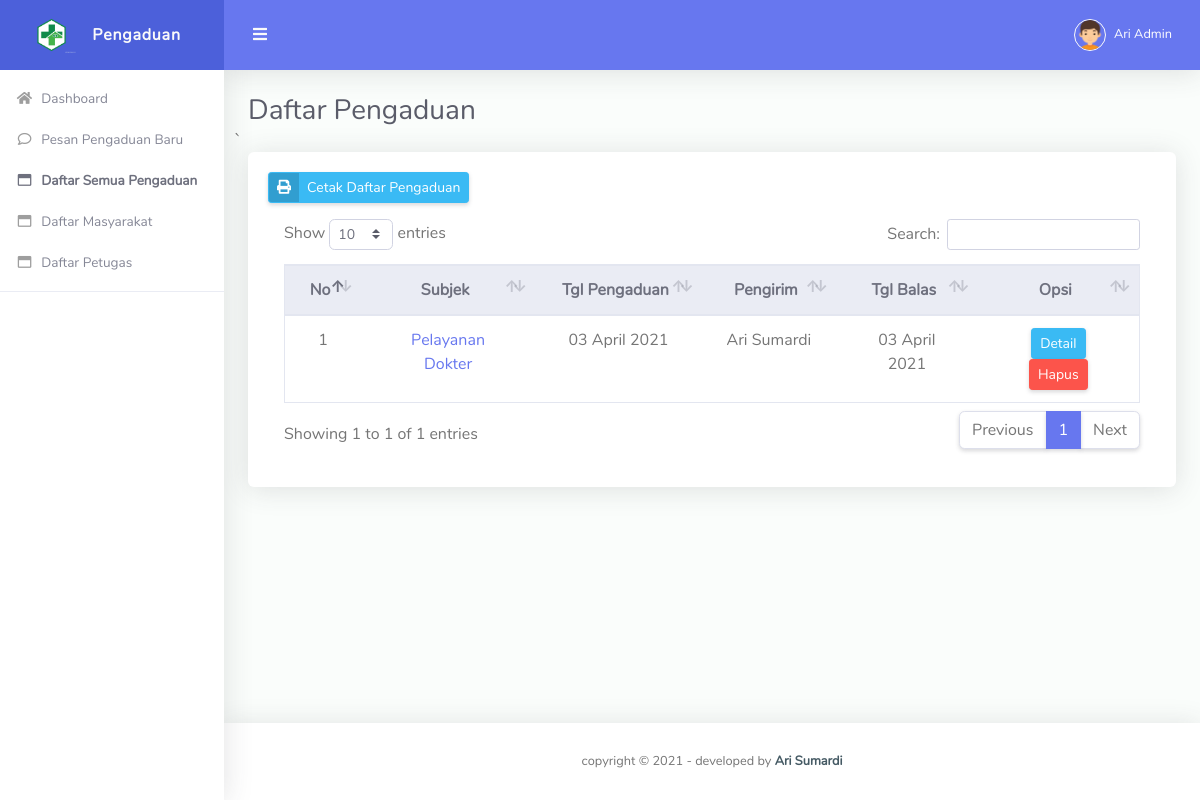
The app's page /admin/daftar-pengaduan.php (signed in) with its own data.
### tables this page shows
CREATE TABLE `tbl_pengaduan` (
  `id_pengaduan` int(10) NOT NULL,
  `subjek_pengaduan` varchar(150) NOT NULL,
  `tgl_pengaduan` date NOT NULL,
  `isi_pengaduan` text NOT NULL,
  `bukti_pengaduan` varchar(100) DEFAULT NULL,
  `balasan_pengaduan` enum('Belum','Proses','Selesai') NOT NULL,
  `id_masyarakat` int(11) NOT NULL
);

CREATE TABLE `tbl_masyarakat` (
  `id_masyarakat` int(11) NOT NULL,
  `nik` varchar(50) NOT NULL,
  `nama` varchar(90) NOT NULL,
  `email` varchar(50) NOT NULL,
  `password` varchar(200) NOT NULL
);

CREATE TABLE `tbl_tanggapan` (
  `id_tanggapan` int(10) NOT NULL,
  `tgl_balas_tanggapan` date NOT NULL,
  `status_tanggapan` enum('Proses','Selesai') NOT NULL,
  `isi_tanggapan` text NOT NULL,
  `id_petugas` int(10) NOT NULL,
  `id_pengaduan` int(10) NOT NULL
);

### koneksi.php (called while the page is built, shortened)
<?php
function tgl_indo($tanggal){
	$bulan = array (
		1 =>   'Januari',
		'Februari',
		'Maret',
		'April',
		'Mei',
		'Juni',
		'Juli',
		'Agustus',
		'September',
		'Oktober',
		'November',
		'Desember'
	);
	$pecahkan = explode('-', $tanggal);
	return $pecahkan[2] . ' ' . $bulan[ (int)$pecahkan[1] ] . ' ' . $pecahkan[0];
}
?>

### admin/daftar-pengaduan.php (the view, shortened to what this page needs)
<!DOCTYPE html>
<html lang="en">
<head>
  <link href="../vendor/fontawesome-free/css/all.min.css" rel="stylesheet" type="text/css">
  <link href="../vendor/bootstrap/css/bootstrap.min.css" rel="stylesheet" type="text/css">
  <link href="../css/ruang-admin.min.css" rel="stylesheet">
  <link href="../vendor/datatables/dataTables.bootstrap4.css"  rel="stylesheet" type="text/css">
</head>
<body id="page-top">
  <div id="wrapper">
    <ul class="navbar-nav sidebar sidebar-light accordion" id="accordionSidebar">
      <a class="sidebar-brand d-flex align-items-center justify-content-center" href="">
        <div class="sidebar-brand-icon">
          <img src="../img/logo/logo2.png">
        </div>
        <div class="sidebar-brand-text mx-3">Pengaduan</div>
      </a>
      <?php include "menu.php"; ?>
      <hr class="sidebar-divider">
    </ul>
    <div id="content-wrapper" class="d-flex flex-column">
      <div id="content">
        <nav class="navbar navbar-expand navbar-light bg-navbar topbar mb-4 static-top">
          <button id="sidebarToggleTop" class="btn btn-link rounded-circle mr-3">
            <i class="fa fa-bars"></i>
          </button>
          <ul class="navbar-nav ml-auto">
            <li class="nav-item dropdown no-arrow">
              <a class="nav-link dropdown-toggle" href="#" id="userDropdown" role="button" data-toggle="dropdown"
                aria-haspopup="true" aria-expanded="false">
                <img class="img-profile rounded-circle" src="../img/boy.png" style="max-width: 60px">
                <span class="ml-2 d-none d-lg-inline text-white small"><?php echo $_SESSION['nama']; ?></span>
              </a>
            </li>
          </ul>
        </nav>
        <div class="container-fluid" id="container-wrapper">
          <div class="d-sm-flex align-items-center justify-content-between mb-0">
            <h1 class="h3 mb-0 text-gray-800">Daftar Pengaduan</h1>
          </div>
          <div class="row">
         ` <div class="col-lg-12">
            <div class="card mb-4">
              <div class="card-body">
                <div class="row col-lg-12">
                  <a href="cetak-daftar-pengaduan.php" class="btn btn-sm btn-info btn-icon-split">
                    <span class="icon text-primary-50">
                      <i class="fas fa-print"></i>
                    </span>
                    <span class="text">Cetak Daftar Pengaduan</span>
                  </a>
                </div>
                <div class="table-responsive p-3">
                  <table class="table align-items-center table-bordered table-flush table-hover" id="tabel-pengaduan">
                    <thead class="thead-light">
                      <tr align="center">
                          <th>No</th>
                          <th>Subjek</th>
                          <th>Tgl Pengaduan</th>
                          <th>Pengirim</th>
                          <th>Tgl Balas</th>
                          <th>Opsi</th>
                      </tr>
                  </thead>
                  <tbody>
                  <?php
                      include '../koneksi.php';
                      $no = 1;
                      $data = mysqli_query($koneksi,"select * from tbl_pengaduan JOIN tbl_masyarakat USING(id_masyarakat) JOIN tbl_tanggapan USING (id_pengaduan)");
                      while($row = mysqli_fetch_array($data))
                      {
                          echo "<tr align='center'>
                          <td>$no</td>
                          <td><a href='detail-pengaduan.php?id=".$row['id_pengaduan']."'> ".$row['subjek_pengaduan']." </a></td>
                          <td>".tgl_indo($row['tgl_pengaduan'])."</td>
                          <td>".$row['nama']."</td>
                          <td>".tgl_indo($row['tgl_balas_tanggapan'])."</td>
                          <td>
                            <a class='btn btn-sm btn-info' href='detail-pengaduan.php?id=".$row['id_pengaduan']."'> Detail </a>
                            <a class='btn btn-sm btn-danger' href='hapus-pengaduan.php?id=".$row['id_pengaduan']."'> Hapus </a>
                          </td>
                      </tr>";
                      $no++;
                      }
                  ?>
                  </tbody>
                </table>
                </div>
              </div>
             </div>
            </div>
          </div>
        </div>
      </div>
      <footer class="sticky-footer bg-white">
        <div class="container my-auto">
          <div class="copyright text-center my-auto">
            <span>copyright &copy; <script> document.write(new Date().getFullYear()); </script> - developed by
            <b><a href="">Ari Sumardi</a></b>
            </span>
          </div>
        </div>
      </footer>
    </div>
  </div>
</body>
</html>

### records on screen
tbl_pengaduan: subjek_pengaduan "Pelayanan Dokter", tgl_pengaduan "03 April 2021", id_masyarakat.nama "Ari Sumardi", tbl_tanggapan.tgl_balas_tanggapan "03 April 2021"

### other values on screen
$_SESSION['nama'] "Ari Admin"
